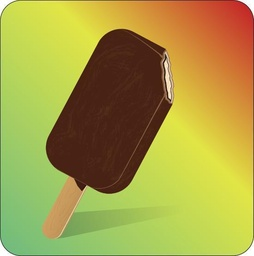
#> input picture img/iceCreamBar.jpg, 254 x 256 px, shrunk from 550 x 555 before the run
$ python task07.py ../img/iceCreamBar.jpg
#> lines starting #> are read from the running program, lines starting #| are printed output that depends on the picture
#!/usr/bin/env python3
# coding:   utf-8
# author:   Ecnill
# title:    Sharpen filters
# created:  08.01.17

import os
import sys
import mimetypes
from PIL import Image, ImageDraw
from collections import namedtuple

FILENAME = 'kvetina.jpg'

ImageData = namedtuple('ImageData', ['width', 'height', 'pixels'])

SharpenFilter = namedtuple('SharpenFilter', ['name', 'filter'])

sharpen_one = SharpenFilter('sharpen_one', [
    [1, 1, 1],
    [1, -7, 1],
    [1, 1, 1]
])

sharpen_two = SharpenFilter('sharpen_two', [
    [-1, -1, -1],
    [-1, 9, -1],
    [-1, -1, -1]
])

sharpen_three = SharpenFilter('sharpen_three', [
    [-1, -1, -1, -1, -1],
    [-1, 2, 2, 2, -1],
    [-1, 2, 8, 2, -1],
    [-1, 2, 2, 2, -1],
    [-1, -1, -1, -1, -1]
])


def sharpen(filename, filter_sharpen, result_name, factor=1.0, bias=0.0):
#> called with filename = '../img/iceCreamBar.jpg', result_name = 'result_1.jpg', factor = 1, bias = 0
    base_filename = os.path.basename(filename)
    if 'image' not in mimetypes.guess_type(filename)[0] or not os.path.exists(filename):
        raise FileNotFoundError(base_filename)

    image = Image.open(filename)
#> image is the input picture: PIL image 254x256 RGB; mean R, G, B 166.9, 157.9, 69
    im = ImageData(image.size[0], image.size[1], image.load())
    new_image = Image.new('RGB', [im.width, im.height], (255, 255, 255))
#> new_image: PIL image 254x256 RGB; every value is 255
    draw = ImageDraw.Draw(new_image)

    print('Applying %s filter to file %s...' % (filter_sharpen.name, base_filename))

    for x in range(im.width):
        for y in range(im.height):
            r, g, b = 0.0, 0.0, 0.0

            for fy in range(len(filter_sharpen.filter)):
                for fx in range(len(filter_sharpen.filter[0])):

                    im_x = (x - len(filter_sharpen.filter[0]) / 2 + fx + im.width) % im.width
                    im_y = (y - len(filter_sharpen.filter) / 2 + fy + im.height) % im.height

                    r += im.pixels[im_x, im_y][0] * filter_sharpen.filter[fy][fx]
                    g += im.pixels[im_x, im_y][1] * filter_sharpen.filter[fy][fx]
                    b += im.pixels[im_x, im_y][2] * filter_sharpen.filter[fy][fx]

            r = min(max(int(factor * r + bias), 0), 255)
            g = min(max(int(factor * g + bias), 0), 255)
            b = min(max(int(factor * b + bias), 0), 255)
            draw.point((x, y), (r, g, b))

    new_image.save(result_name, 'JPEG')
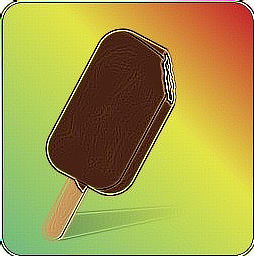
#> saved as result_1.jpg: PIL image 254x256 RGB; mean R, G, B 165.7, 157.2, 72
    print('Done. Please check out file %s.\n' % os.path.abspath(result_name))
    del draw


if __name__ == '__main__':
    arg_len = len(sys.argv)
    if arg_len > 1:
        file = str(sys.argv[1])
    else:
        file = FILENAME
    try:
        sharpen(file, sharpen_one, 'result_1.jpg')
        sharpen(file, sharpen_two, 'result_2.jpg')
#> call 2 of sharpen, with filename = '../img/iceCreamBar.jpg', result_name = 'result_2.jpg', factor = 1, bias = 0
#> in sharpen (call 2), `new_image.save(result_name, 'JPEG')`:
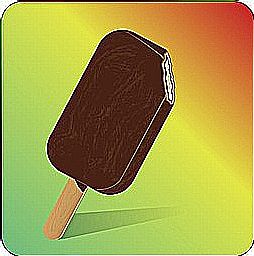
#> saved as result_2.jpg: PIL image 254x256 RGB; mean R, G, B 165.7, 157.5, 71
        sharpen(file, sharpen_three, 'result_3.jpg', 1.0 / 8.5)
#> call 3 of sharpen, with filename = '../img/iceCreamBar.jpg', result_name = 'result_3.jpg', factor = 0.118, bias = 0
#> in sharpen (call 3), `new_image.save(result_name, 'JPEG')`:
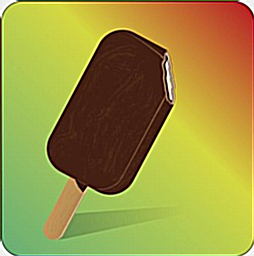
#> saved as result_3.jpg: PIL image 254x256 RGB; mean R, G, B 156.4, 148.3, 64.8
    except FileNotFoundError as e:
        print('No such file %s or file is not image!' % e.args)
